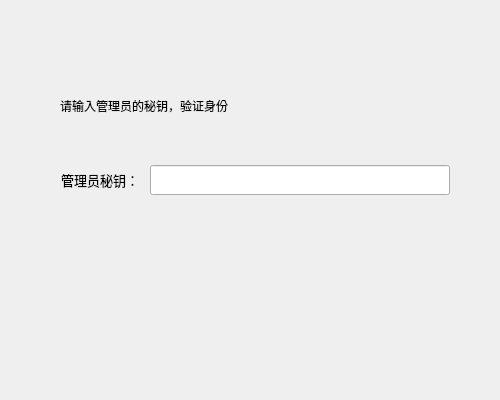
<?xml version="1.0" encoding="UTF-8"?>
<ui version="4.0">
 <class>mangerlogin</class>
 <widget class="QDialog" name="mangerlogin">
  <property name="geometry">
   <rect>
    <x>0</x>
    <y>0</y>
    <width>500</width>
    <height>400</height>
   </rect>
  </property>
  <property name="minimumSize">
   <size>
    <width>500</width>
    <height>400</height>
   </size>
  </property>
  <property name="maximumSize">
   <size>
    <width>500</width>
    <height>400</height>
   </size>
  </property>
  <property name="windowTitle">
   <string>Dialog</string>
  </property>
  <widget class="QLabel" name="label">
   <property name="geometry">
    <rect>
     <x>50</x>
     <y>165</y>
     <width>100</width>
     <height>30</height>
    </rect>
   </property>
   <property name="font">
    <font>
     <pointsize>10</pointsize>
    </font>
   </property>
   <property name="text">
    <string>管理员秘钥：</string>
   </property>
   <property name="alignment">
    <set>Qt::AlignCenter</set>
   </property>
  </widget>
  <widget class="QLineEdit" name="lineEdit">
   <property name="geometry">
    <rect>
     <x>150</x>
     <y>165</y>
     <width>300</width>
     <height>30</height>
    </rect>
   </property>
  </widget>
  <widget class="QLabel" name="label_2">
   <property name="geometry">
    <rect>
     <x>60</x>
     <y>70</y>
     <width>181</width>
     <height>71</height>
    </rect>
   </property>
   <property name="text">
    <string>请输入管理员的秘钥，验证身份</string>
   </property>
  </widget>
 </widget>
 <resources/>
 <connections/>
</ui>
